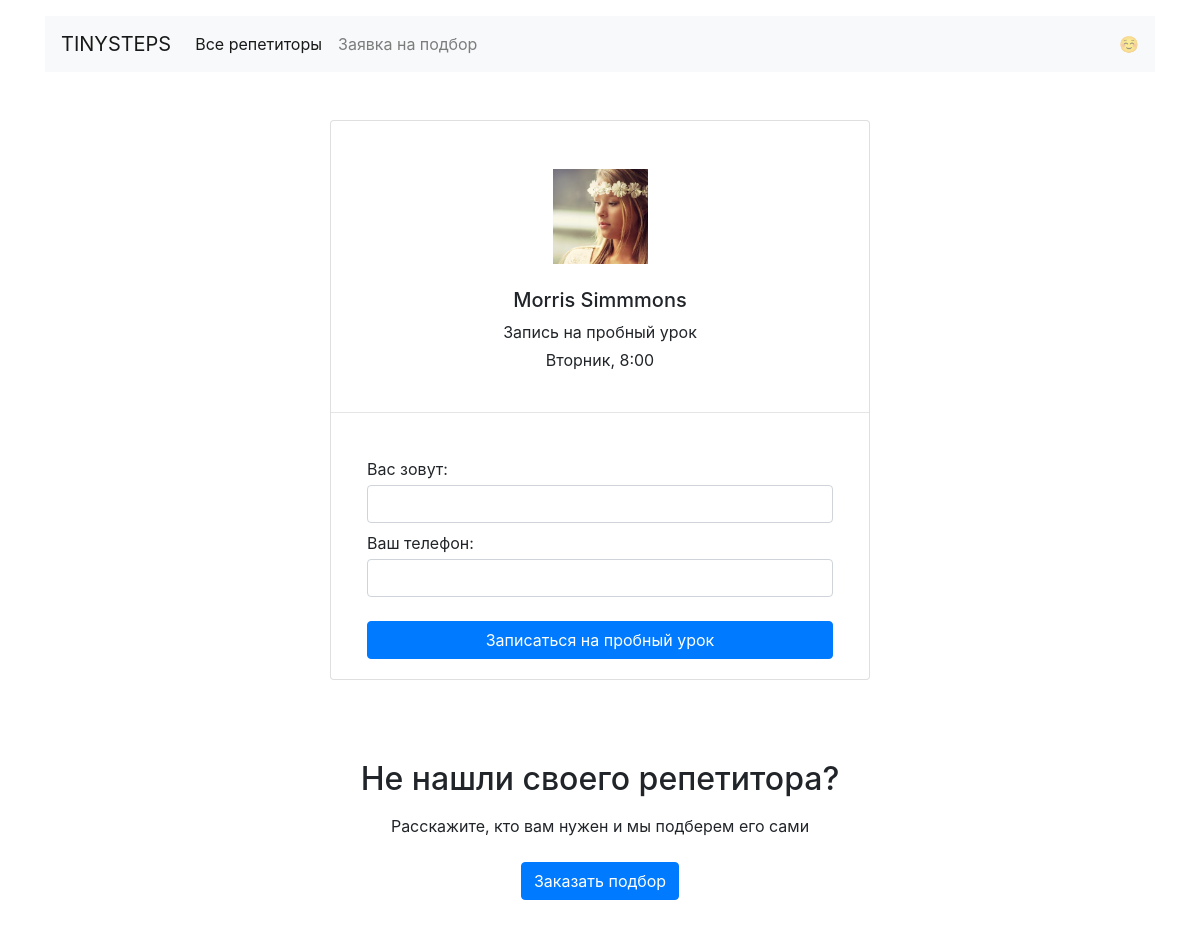
Page /booking/0/tue/8/ on the committed database.
### models.py (models this page shows)
class Teacher(db.Model):
    __tablename__ = 'teachers'
    id = db.Column(db.Integer, primary_key=True)
    name = db.Column(db.String, nullable=False)
    picture = db.Column(db.String, nullable=False)
    price = db.Column(db.Integer, nullable=False)
    goals = db.relationship("Goal", secondary=teachers_goals_association, back_populates="teachers")
    about = db.Column(db.String, nullable=False)
    rating = db.Column(db.REAL, nullable=False)
    timerecords = db.relationship("TimeRecord", back_populates="teacher")

### app.py (the view, shortened to what this page needs)
@app.route('/booking/<int:id>/<day_of_week>/<time>/', methods=['GET', 'POST'])
def render_booking(id, day_of_week, time):
    form = BookingForm()
    teacher = db.session.query(Teacher).get_or_404(id)
    return render_template('booking.html', teacher=teacher, wd=data.week_days, dow=day_of_week, time=time,
                           form=form)

### forms.py
class BookingForm(FlaskForm):
    dow = StringField()
    time = StringField()
    teacher_id = IntegerField()
    name = StringField('Вас зовут:',validators=[DataRequired()])
    phone = StringField('Ваш телефон:', validators=[DataRequired()])
    submit = SubmitField('Записаться на пробный урок')

### templates/booking.html (shortened to what this page needs)
{% extends 'base.html' %}
{% block booking %}
    <div class="row mt-5">
      <div class="col-10 col-md-6 offset-1 offset-md-3 mb-3">
        <form action={{ url_for('render_booking', id=teacher.id, day_of_week=dow, time=time.split(':')[0]) }}
                      method="POST" class="card mb-3">
          <div class="card-body text-center pt-5">
            <img src={{ teacher.picture }} class="mb-3" width="95" alt="">
            <h2 class="h5 card-title mt-2 mb-2">{{ teacher.name }}</h2>
            <p class="my-1">Запись на пробный урок</p>
            <p class="my-1">{{ wd[dow] }}, {{ time + ':00' }}</p>
          </div>
          <hr />
          <div class="card-body mx-3">
              {{ form.name.label(class="mb-1 mt-2") }}
              {{ form.name(class="form-control") }}
              {{ form.phone.label(class="mb-1 mt-2") }}
              {{ form.phone(class="form-control") }}
              {{ form.submit(class="btn btn-primary btn-block mt-4") }}
          </div>
        </form>
      </div>
    </div>
{% endblock %}

### rows in the picture
Teacher: picture (picture), name "Morris Simmmons"

### other values in the picture
{{ wd[dow] }} "Вторник"
{{ time + ':00' }} "8:00"
